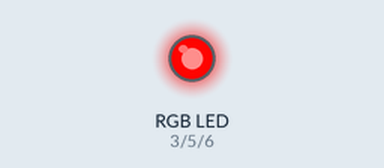
A sketch run on a simulated Arduino Uno, built with avr-gcc and run on an emulated ATmega328P. Shown: an RGB LED mixed from three pins (HIGH = lit). Dim RGB values are drawn brighter than linear.

Above: at 0.15 s.
At 3.75 s:
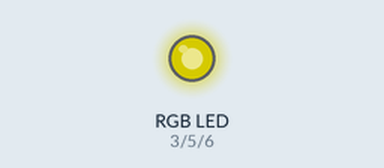
At 10.04 s:
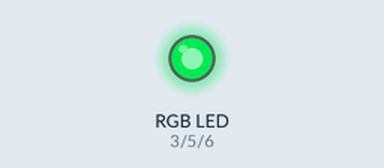
At 19.83 s:
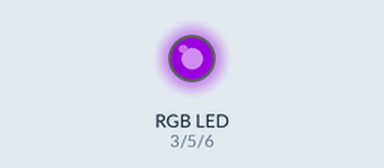
At 29.61 s:
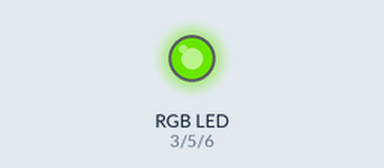
At 39.74 s:
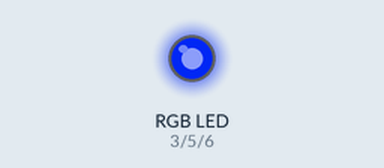
Timing chart, 0 to 40.0 s (numbered marks = the images above):
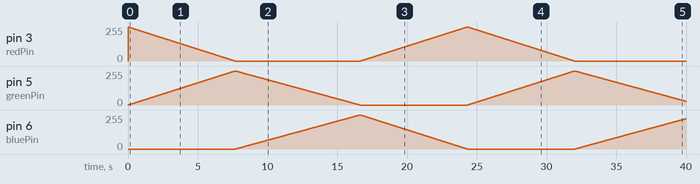

The sketch:

_s1__.ino
```cpp
int redPin = 3;//510欧
int greenPin = 5;//200欧
int bluePin = 6;//1000欧

void setup() {
  pinMode(redPin, OUTPUT);
  pinMode(greenPin, OUTPUT);
  pinMode(bluePin, OUTPUT);
  Serial.begin(9600);
}

void loop() {
  // 红色到绿色
  for (int i = 0; i <= 255; i++) {
    analogWrite(redPin, 255 - i);
    analogWrite(greenPin, i);
    delay(30);
  }

  // 绿色到蓝色
  for (int i = 0; i <= 255; i++) {
    analogWrite(greenPin, 255 - i);
    analogWrite(bluePin, i);
    delay(35);
  }

  // 蓝色到红色
  for (int i = 0; i <= 255; i++) {
    analogWrite(bluePin, 255 - i);
    analogWrite(redPin, i);
    delay(30);
  }
}
```
